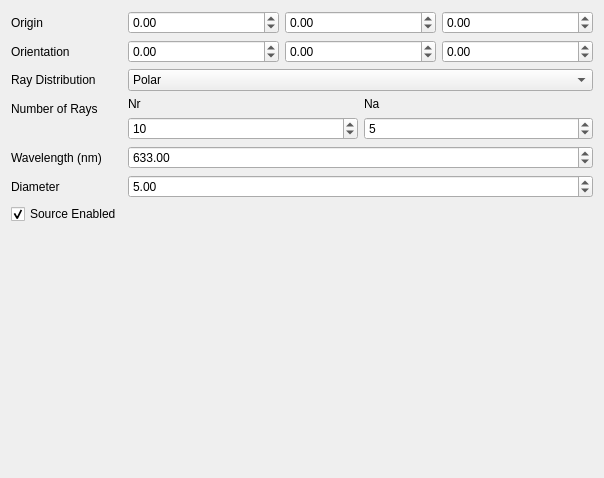
<?xml version="1.0" encoding="UTF-8"?>
<ui version="4.0">
 <class>Dialog</class>
 <widget class="QDialog" name="Dialog">
  <property name="geometry">
   <rect>
    <x>0</x>
    <y>0</y>
    <width>604</width>
    <height>478</height>
   </rect>
  </property>
  <property name="windowTitle">
   <string>Source</string>
  </property>
  <layout class="QFormLayout" name="formLayout">
   <property name="fieldGrowthPolicy">
    <enum>QFormLayout::AllNonFixedFieldsGrow</enum>
   </property>
   <item row="0" column="0">
    <widget class="QLabel" name="label">
     <property name="text">
      <string>Origin</string>
     </property>
    </widget>
   </item>
   <item row="0" column="1">
    <layout class="QHBoxLayout" name="horizontalLayout">
     <item>
      <widget class="QDoubleSpinBox" name="Ox">
       <property name="minimum">
        <double>-100000.000000000000000</double>
       </property>
       <property name="maximum">
        <double>100000.000000000000000</double>
       </property>
      </widget>
     </item>
     <item>
      <widget class="QDoubleSpinBox" name="Oy">
       <property name="minimum">
        <double>-100000.000000000000000</double>
       </property>
       <property name="maximum">
        <double>100000.000000000000000</double>
       </property>
      </widget>
     </item>
     <item>
      <widget class="QDoubleSpinBox" name="Oz">
       <property name="minimum">
        <double>-100000.000000000000000</double>
       </property>
       <property name="maximum">
        <double>100000.000000000000000</double>
       </property>
      </widget>
     </item>
    </layout>
   </item>
   <item row="1" column="0">
    <widget class="QLabel" name="label_2">
     <property name="text">
      <string>Orientation</string>
     </property>
    </widget>
   </item>
   <item row="1" column="1">
    <layout class="QHBoxLayout" name="horizontalLayout_2">
     <item>
      <widget class="QDoubleSpinBox" name="Xrot">
       <property name="minimum">
        <double>-100000.000000000000000</double>
       </property>
       <property name="maximum">
        <double>100000.000000000000000</double>
       </property>
      </widget>
     </item>
     <item>
      <widget class="QDoubleSpinBox" name="Yrot">
       <property name="minimum">
        <double>-100000.000000000000000</double>
       </property>
       <property name="maximum">
        <double>100000.000000000000000</double>
       </property>
      </widget>
     </item>
     <item>
      <widget class="QDoubleSpinBox" name="Zrot">
       <property name="minimum">
        <double>-360.000000000000000</double>
       </property>
       <property name="maximum">
        <double>360.000000000000000</double>
       </property>
       <property name="value">
        <double>0.000000000000000</double>
       </property>
      </widget>
     </item>
    </layout>
   </item>
   <item row="3" column="0">
    <widget class="QLabel" name="label_4">
     <property name="text">
      <string>Ray Distribution</string>
     </property>
    </widget>
   </item>
   <item row="3" column="1">
    <widget class="QComboBox" name="RayDistribution">
     <item>
      <property name="text">
       <string>Polar</string>
      </property>
     </item>
     <item>
      <property name="text">
       <string>Parallel</string>
      </property>
     </item>
    </widget>
   </item>
   <item row="4" column="0">
    <widget class="QLabel" name="label_5">
     <property name="text">
      <string>Number of Rays</string>
     </property>
    </widget>
   </item>
   <item row="4" column="1">
    <layout class="QHBoxLayout" name="horizontalLayout_5">
     <item>
      <layout class="QVBoxLayout" name="verticalLayout">
       <item>
        <widget class="QLabel" name="NTr0">
         <property name="text">
          <string>Nr</string>
         </property>
        </widget>
       </item>
       <item>
        <widget class="QSpinBox" name="nr">
         <property name="value">
          <number>10</number>
         </property>
        </widget>
       </item>
      </layout>
     </item>
     <item>
      <layout class="QVBoxLayout" name="verticalLayout_2">
       <item>
        <widget class="QLabel" name="NTr1">
         <property name="text">
          <string>Na</string>
         </property>
        </widget>
       </item>
       <item>
        <widget class="QSpinBox" name="na">
         <property name="value">
          <number>5</number>
         </property>
        </widget>
       </item>
      </layout>
     </item>
    </layout>
   </item>
   <item row="5" column="0">
    <widget class="QLabel" name="label_3">
     <property name="text">
      <string>Wavelength (nm)</string>
     </property>
    </widget>
   </item>
   <item row="5" column="1">
    <widget class="QDoubleSpinBox" name="wavelength">
     <property name="maximum">
      <double>1000000.000000000000000</double>
     </property>
     <property name="value">
      <double>633.000000000000000</double>
     </property>
    </widget>
   </item>
   <item row="6" column="0">
    <widget class="QLabel" name="label_6">
     <property name="text">
      <string>Diameter</string>
     </property>
    </widget>
   </item>
   <item row="6" column="1">
    <widget class="QDoubleSpinBox" name="D">
     <property name="maximum">
      <double>180.000000000000000</double>
     </property>
     <property name="value">
      <double>5.000000000000000</double>
     </property>
    </widget>
   </item>
   <item row="7" column="0">
    <widget class="QCheckBox" name="Enabled">
     <property name="text">
      <string>Source Enabled</string>
     </property>
     <property name="checked">
      <bool>true</bool>
     </property>
    </widget>
   </item>
  </layout>
 </widget>
 <resources/>
 <connections/>
</ui>
